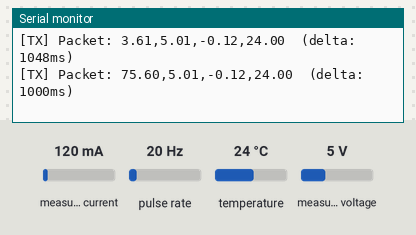
Simulated run of this sketch. Board: ESP32. Parts: the last lines printed to the serial monitor. Wiring (inferred from the names in the program): pulse sensor: data GPIO 13. The test bench sets the inputs (shaded band); at power-on: measured current 120 mA, pulse rate 20 Hz, temperature 24 °C, measured voltage 5 V. No radio packets arrive unless stated.

Above: at 2.2 s.
2.3 s: measured current set to 40 mA
At 3.6 s:
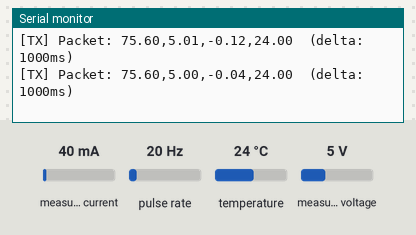
3.8 s: pulse rate (sensor on GPIO 13) set to 4 Hz
At 4.7 s:
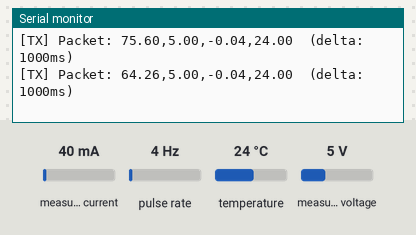
5.3 s: temperature set to 12 °C
At 6.6 s:
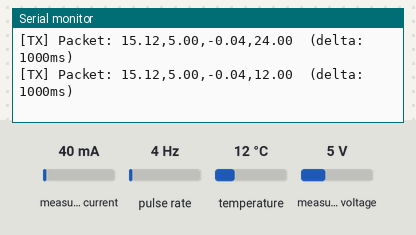
6.8 s: measured voltage set to 0.3 V
At 7.9 s:
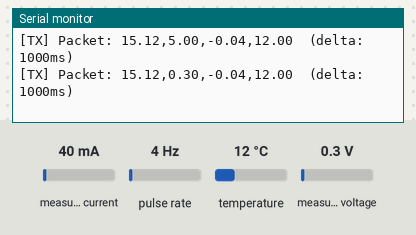
8.3 s: pulse rate (sensor on GPIO 13) set to 50 Hz
At 9.6 s:
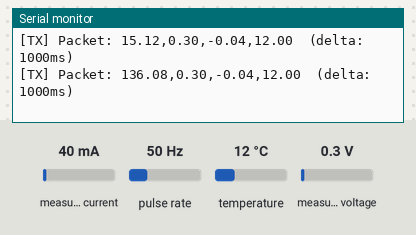
9.8 s: temperature set to 19 °C
At 10.5 s:
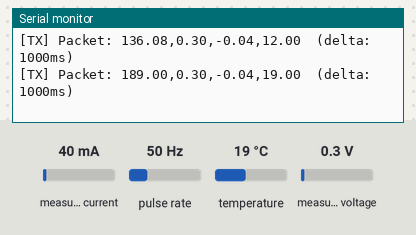
Timing chart, 0 to 12.3 s (numbered marks = the images above; inputs shaded):
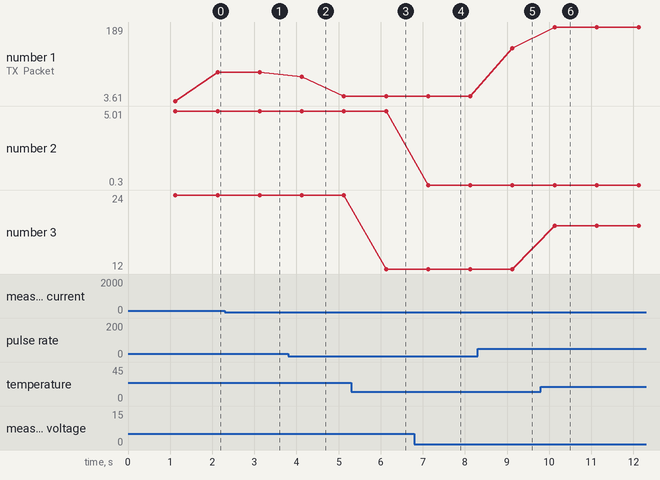

Measured:
- after the input at 2.3 s, the serial monitor: prints a new line after 0.83 s (image 1)
- after the input at 3.8 s, the serial monitor: prints a new line after 0.33 s (image 2)
- after the input at 5.3 s, the serial monitor: prints a new line after 0.83 s (image 3)
- after the input at 6.8 s, the serial monitor: prints a new line after 0.33 s (image 4)
- after the input at 8.3 s, the serial monitor: prints a new line after 0.83 s (image 5)
- after the input at 9.8 s, the serial monitor: prints a new line after 0.33 s (image 6)
- plotted number 1: 75.6 → 15.12 after the input at 3.8 s, 15.12 → 136.08 after the input at 8.3 s
- plotted number 2: 5 → 0.3 after the input at 6.8 s

The sketch:

esp32_telemetry.ino
```cpp
/*
 * ESP32 EV Telemetry Transmitter
 *
 * Hardware:
 *  - ESP32 DevKit V1
 *  - SX1278 / Ra-02 LoRa Module (SPI)
 *  - INA219 High-Side DC Voltage & Current Sensor (I2C)
 *  - DS18B20 1-Wire Digital Temperature Sensor
 *  - Hall Effect Sensor (Pulse Interrupt) or GPS (Serial)
 *
 * Packet format: "speed,voltage,current,temperature"
 * Cadence: ~1 packet per second
 */

#include <SPI.h>
#include <LoRa.h>
#include <Wire.h>
#include <Adafruit_INA219.h>
#include <OneWire.h>
#include <DallasTemperature.h>

// ================= Pin Configuration =================
// SX1278 LoRa SPI Pins
#define LORA_SS    5
#define LORA_RST   14
#define LORA_DIO0  2
#define LORA_FREQ  433E6  // Set to 433E6, 868E6, or 915E6 matching your module

// INA219 I2C Pins (Default ESP32 Wire)
#define I2C_SDA    21
#define I2C_SCL    22

// DS18B20 1-Wire Bus Pin
#define ONE_WIRE_BUS 4

// Speed Sensor (Hall-Effect or Optical pulse)
#define SPEED_PIN  13

// Onboard LED for transmission heartbeat
#define LED_PIN    2

// ================= Speed Measurement Configuration =================
// Wheel circumference in meters (e.g., 10-inch scooter wheel ~ 0.8m, bicycle wheel ~ 2.1m)
const float WHEEL_CIRCUMFERENCE_METERS = 1.05f;
const int PULSES_PER_REVOLUTION = 1; // Number of magnets on wheel

volatile unsigned long pulseCount = 0;
unsigned long lastPulseTime = 0;
portMUX_TYPE mux = portMUX_INITIALIZER_UNLOCKED;

void IRAM_ATTR onSpeedPulse() {
    portENTER_CRITICAL_ISR(&mux);
    pulseCount++;
    portEXIT_CRITICAL_ISR(&mux);
}

// ================= Sensor Objects =================
Adafruit_INA219 ina219;
OneWire oneWire(ONE_WIRE_BUS);
DallasTemperature tempSensors(&oneWire);

bool ina219Available = false;
bool loraAvailable = false;

// Multi-cell battery pack voltage scaling:
// INA219 measures up to 26V directly. If using a voltage divider for 36V/48V/72V packs,
// configure DIVIDER_RATIO = (R1 + R2) / R2. If measuring directly <= 26V, ratio = 1.0.
const float VOLTAGE_DIVIDER_RATIO = 1.0f;

// Transmission timing
unsigned long lastTxTime = 0;
const unsigned long TX_INTERVAL_MS = 1000; // 1 Hz cadence

void setup() {
    Serial.begin(115200);
    delay(1000);
    Serial.println("\n[ESP32 Telemetry] Initializing...");

    pinMode(LED_PIN, OUTPUT);
    digitalWrite(LED_PIN, LOW);

    // 1. Hall Effect Sensor Setup
    pinMode(SPEED_PIN, INPUT_PULLUP);
    attachInterrupt(digitalPinToInterrupt(SPEED_PIN), onSpeedPulse, FALLING);
    Serial.println(" -> Speed pulse interrupt configured on GPIO 13");

    // 2. INA219 Setup
    Wire.begin(I2C_SDA, I2C_SCL);
    if (ina219.begin()) {
        ina219Available = true;
        ina219.setCalibration_32V_2A();
        Serial.println(" -> INA219 voltage/current sensor initialized");
    } else {
        Serial.println(" [!] Warning: INA219 not detected. Will report simulated/zero power data.");
    }

    // 3. DS18B20 Setup
    tempSensors.begin();
    tempSensors.setWaitForConversion(false);
    tempSensors.requestTemperatures();
    Serial.println(" -> DS18B20 temperature sensor initialized on GPIO 4");

    // 4. SX1278 LoRa Setup
    LoRa.setPins(LORA_SS, LORA_RST, LORA_DIO0);
    if (LoRa.begin(LORA_FREQ)) {
        loraAvailable = true;
        LoRa.setSpreadingFactor(7);
        LoRa.setSignalBandwidth(125E3);
        LoRa.setCodingRate4(5);
        LoRa.setSyncWord(0x12);
        LoRa.enableCrc();
        Serial.println(" -> SX1278 LoRa initialized at 433 MHz (SF7, 125kHz, CR4/5)");
    } else {
        Serial.println(" [!] Error: SX1278 LoRa module init failed! Check SPI wiring.");
    }

    Serial.println("[ESP32 Telemetry] Initialization complete. Streaming packets...\n");
}

float calculateSpeedKmH(unsigned long elapsedMs) {
    if (elapsedMs == 0) return 0.0f;

    unsigned long pulses = 0;
    portENTER_CRITICAL(&mux);
    pulses = pulseCount;
    pulseCount = 0; // Reset for next window
    portEXIT_CRITICAL(&mux);

    float revolutions = (float)pulses / (float)PULSES_PER_REVOLUTION;
    float distanceMeters = revolutions * WHEEL_CIRCUMFERENCE_METERS;
    float speedMps = distanceMeters / ((float)elapsedMs / 1000.0f);
    float speedKmh = speedMps * 3.6f;

    return speedKmh;
}

void loop() {
    unsigned long now = millis();
    if (now - lastTxTime >= TX_INTERVAL_MS) {
        unsigned long deltaMs = now - lastTxTime;
        lastTxTime = now;

        // 1. Measure Speed
        float speedKmh = calculateSpeedKmH(deltaMs);

        // 2. Measure Voltage & Current
        float busVoltageV = 0.0f;
        float currentA = 0.0f;

        if (ina219Available) {
            float busVoltageRaw = ina219.getBusVoltage_V();
            float shuntVoltage_mV = ina219.getShuntVoltage_mV();
            busVoltageV = (busVoltageRaw + (shuntVoltage_mV / 1000.0f)) * VOLTAGE_DIVIDER_RATIO;
            // Telemetry convention: negative current = battery discharge, positive = charging/regen
            currentA = -(ina219.getCurrent_mA() / 1000.0f);
        } else {
            // Fallback: nominal cell pack voltage
            busVoltageV = 48.0f;
            currentA = -5.0f;
        }

        // 3. Measure Temperature
        float tempC = tempSensors.getTempCByIndex(0);
        if (tempC < -50.0f || tempC > 125.0f) {
            tempC = 25.0f;
        }
        tempSensors.requestTemperatures();

        // 4. Format comma-separated packet: "speed,voltage,current,temperature"
        char packetBuf[64];
        snprintf(packetBuf, sizeof(packetBuf), "%.2f,%.2f,%.2f,%.2f",
                 speedKmh, busVoltageV, currentA, tempC);

        // 5. Transmit over LoRa
        if (loraAvailable) {
            digitalWrite(LED_PIN, HIGH);
            LoRa.beginPacket();
            LoRa.print(packetBuf);
            LoRa.endPacket();
            digitalWrite(LED_PIN, LOW);
        }

        Serial.printf("[TX] Packet: %s  (delta: %lums)\n", packetBuf, deltaMs);
    }
}
```
